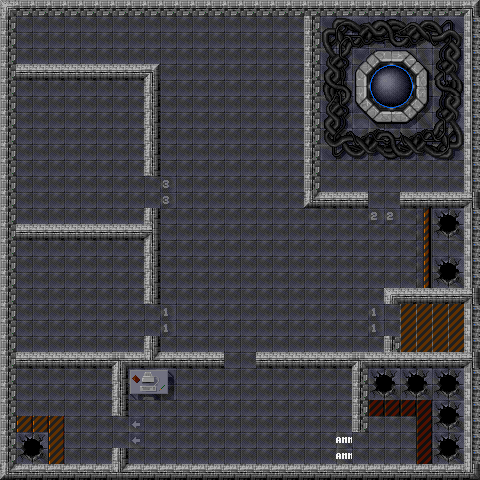

This is a level from a 2D game, rendered from its Tiled map with the project's own tilesets. A one-line summary and the map file follow, with tile-layer data summarised:
An orthogonal 30x30 tile map with 16x16 px tiles, 1 tile layer (background), 1 hidden layer not drawn, 2 tilesets and 32 objects (6x alien, 5x VERTICAL, 3x health, 3x ammo, 3x trap, ...).

<map version="1.5" tiledversion="1.7.2" orientation="orthogonal" renderorder="right-down" width="30" height="30" tilewidth="16" tileheight="16" infinite="0" nextlayerid="4" nextobjectid="41">
 <tileset firstgid="1" source="tileset02.tsx" />
 <tileset firstgid="501" source="tileset01.tsx" />
 <layer id="2" name="background" width="30" height="30">
  <data>[900 cells, 900 non-empty, 114 distinct tile ids]</data>
 </layer>
 <layer id="1" name="walls" width="30" height="30" visible="0">
  <data>[900 cells, 263 non-empty, 8 distinct tile ids]</data>
 </layer>
 <objectgroup id="3" name="actors">
  <object id="1" name="player" x="224" y="416" width="32" height="32" />
  <object id="2" name="armorrefill" x="96" y="368" width="16" height="16" />
  <object id="3" name="health" x="320" y="174.667" width="16" height="16" />
  <object id="4" name="ammo" x="400" y="432" width="16" height="16" />
  <object id="5" name="ammo" x="400" y="416" width="16" height="16" />
  <object id="6" name="ammo" x="400" y="448.667" width="16" height="16" />
  <object id="7" name="alien" x="48" y="304" width="32" height="32" />
  <object id="9" name="alien" x="48" y="256" width="32" height="32" />
  <object id="11" name="hammer" x="16" y="80" width="16" height="16" />
  <object id="12" name="alien" x="32" y="96" width="32" height="32" />
  <object id="13" name="alien" x="32" y="144" width="32" height="32" />
  <object id="14" name="alien" x="80" y="96" width="32" height="32" />
  <object id="15" name="alien" x="80" y="144" width="32" height="32" />
  <object id="17" name="health" x="16" y="368" width="16" height="16" />
  <object id="19" name="alienForRipley" x="272" y="16" width="32" height="32" />
  <object id="20" name="alienForRipley" x="224" y="16" width="32" height="32" />
  <object id="21" name="health" x="16" y="384" width="16" height="16" />
  <object id="23" name="door1" type="VERTICAL" x="144" y="176" width="16" height="32" />
  <object id="24" name="door1" type="VERTICAL" x="144" y="304" width="16" height="32" />
  <object id="25" name="door1" type="VERTICAL" x="112" y="416" width="16" height="32" />
  <object id="26" name="door1" type="VERTICAL" x="352" y="432" width="16" height="32" />
  <object id="28" name="door" type="HORIZONTAL" x="368" y="192" width="32" height="16" />
  <object id="29" name="door" type="HORIZONTAL" x="224" y="352" width="32" height="16" />
  <object id="30" name="door1" type="VERTICAL" x="384" y="304" width="16" height="32" />
  <object id="31" name="armorrefill" x="96" y="384" width="16" height="16" />
  <object id="33" name="food" x="64" y="448" width="16" height="16" />
  <object id="35" name="Quest" x="272" y="368" width="80" height="48" />
  <object id="36" name="fire" x="448" y="304" width="16" height="16" />
  <object id="37" name="wrench" x="16" y="240" width="16" height="16" />
  <object id="38" name="trap" x="416" y="304" width="16" height="16" />
  <object id="39" name="trap" x="416" y="320" width="16" height="16" />
  <object id="40" name="trap" x="416" y="336" width="16" height="16" />
 </objectgroup>
</map>
